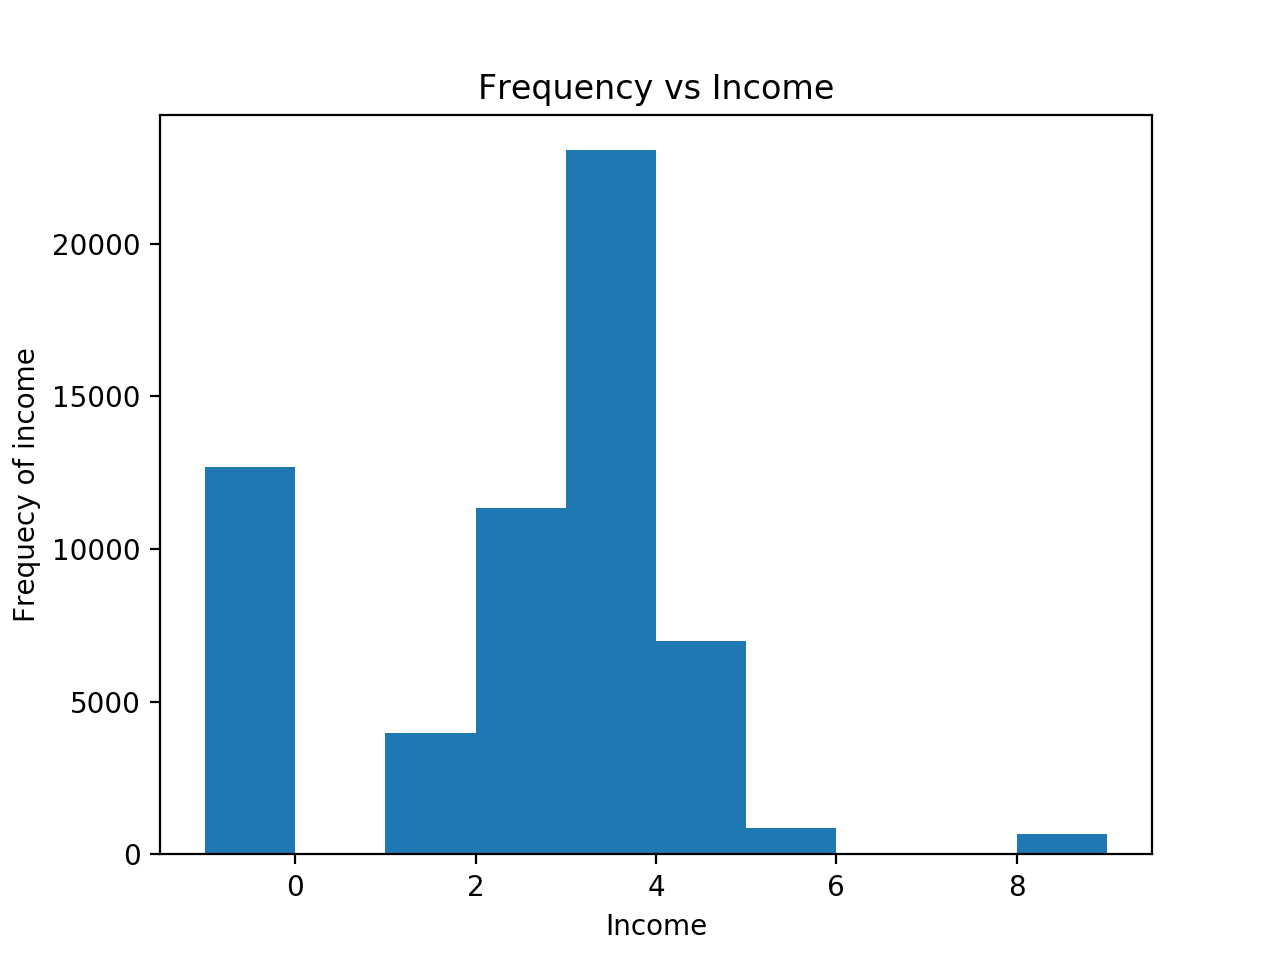

Here is the Python script that generated this plot:
'''
Name: Yaqin Wang
Section Leader: Andrew Rickus
Date: Nov 27th
ISTA 131 final project
'''

import pandas as pd
import numpy as np
import matplotlib.pyplot as plt
import statsmodels.formula.api as smf
import statsmodels.api as sm
import numpy as np


def prepare_data(data):
    '''
    Name: prepare_data
    Parameter: data -- a csv file
    Return value: a new data.
    '''
    new_data = pd.DataFrame()
    for column in data.columns:
        if data[column].isnull().sum() < 10:
            new_data[column] = data[column]

    new_data = new_data.dropna()
    return new_data

def third(new_data):
    '''
    Name: third
    Parameter: new_data
    Return value: None
    '''
    plt.hist(new_data['incom16'])
    plt.xlabel("Income")
    plt.ylabel("Frequecy of income")
    plt.title("Frequency vs Income")
    plt.show()

def main():
    data = pd.read_csv("gss_1972_to_2014_clean.csv")
    new_data = prepare_data(data)
    third(new_data)

main()
